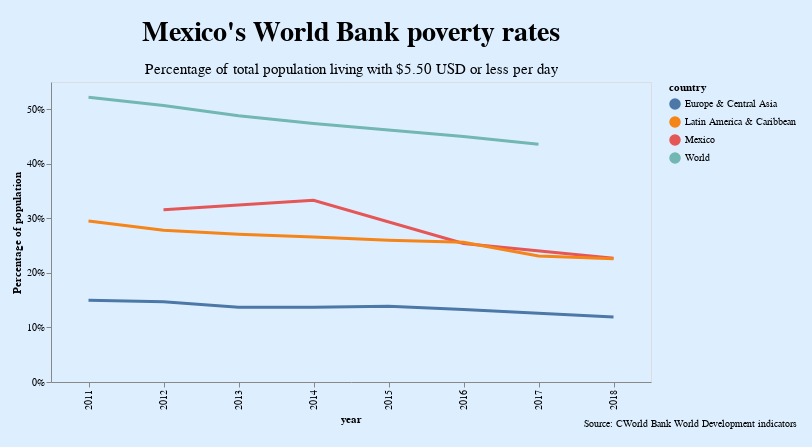

Write a Vega-Lite specification for this figure.
### Vega specification from a JSON file in a GitHub repository (floating-point values rounded to 4 significant figures)
{"$schema": "https://vega.github.io/schema/vega/v5.json", "background": "#DDEEFF", "padding": {"left": 10, "top": 18, "right": 15, "bottom": 18}, "height": 300, "title": {"text": "Source: CWorld Bank World Development indicators", "anchor": "end", "baseline": "bottom", "color": "black", "fontSize": 10, "fontWeight": "normal", "orient": "bottom"}, "data": [{"name": "selector014_store"}, {"name": "data-c46bf8d27371a2b7c330da314d9ba56b", "values": [{"country": "Mexico", "year": 2012, "percentage": 0.316, "pov": "Poverty headcount ratio at $5.50 a day"}, {"country": "Mexico", "year": 2014, "percentage": 0.333, "pov": "Poverty headcount ratio at $5.50 a day"}, {"country": "Mexico", "year": 2016, "percentage": 0.254, "pov": "Poverty headcount ratio at $5.50 a day"}, {"country": "Mexico", "year": 2018, "percentage": 0.227, "pov": "Poverty headcount ratio at $5.50 a day"}, {"country": "World", "year": 2011, "percentage": 0.522, "pov": "Poverty headcount ratio at $5.50 a day"}, {"country": "World", "year": 2012, "percentage": 0.507, "pov": "Poverty headcount ratio at $5.50 a day"}, {"country": "World", "year": 2013, "percentage": 0.488, "pov": "Poverty headcount ratio at $5.50 a day"}, {"country": "World", "year": 2014, "percentage": 0.474, "pov": "Poverty headcount ratio at $5.50 a day"}, {"country": "World", "year": 2015, "percentage": 0.462, "pov": "Poverty headcount ratio at $5.50 a day"}, {"country": "World", "year": 2016, "percentage": 0.45, "pov": "Poverty headcount ratio at $5.50 a day"}, {"country": "World", "year": 2017, "percentage": 0.436, "pov": "Poverty headcount ratio at $5.50 a day"}, {"country": "Latin America & Caribbean", "year": 2011, "percentage": 0.295, "pov": "Poverty headcount ratio at $5.50 a day"}, {"country": "Latin America & Caribbean", "year": 2012, "percentage": 0.278, "pov": "Poverty headcount ratio at $5.50 a day"}, {"country": "Latin America & Caribbean", "year": 2013, "percentage": 0.271, "pov": "Poverty headcount ratio at $5.50 a day"}, {"country": "Latin America & Caribbean", "year": 2014, "percentage": 0.266, "pov": "Poverty headcount ratio at $5.50 a day"}, {"country": "Latin America & Caribbean", "year": 2015, "percentage": 0.26, "pov": "Poverty headcount ratio at $5.50 a day"}, {"country": "Latin America & Caribbean", "year": 2016, "percentage": 0.256, "pov": "Poverty headcount ratio at $5.50 a day"}, {"country": "Latin America & Caribbean", "year": 2017, "percentage": 0.231, "pov": "Poverty headcount ratio at $5.50 a day"}, {"country": "Latin America & Caribbean", "year": 2018, "percentage": 0.226, "pov": "Poverty headcount ratio at $5.50 a day"}, {"country": "Europe & Central Asia", "year": 2011, "percentage": 0.15, "pov": "Poverty headcount ratio at $5.50 a day"}, {"country": "Europe & Central Asia", "year": 2012, "percentage": 0.147, "pov": "Poverty headcount ratio at $5.50 a day"}, {"country": "Europe & Central Asia", "year": 2013, "percentage": 0.137, "pov": "Poverty headcount ratio at $5.50 a day"}, {"country": "Europe & Central Asia", "year": 2014, "percentage": 0.137, "pov": "Poverty headcount ratio at $5.50 a day"}, {"country": "Europe & Central Asia", "year": 2015, "percentage": 0.139, "pov": "Poverty headcount ratio at $5.50 a day"}, {"country": "Europe & Central Asia", "year": 2016, "percentage": 0.133, "pov": "Poverty headcount ratio at $5.50 a day"}, {"country": "Europe & Central Asia", "year": 2017, "percentage": 0.126, "pov": "Poverty headcount ratio at $5.50 a day"}, {"country": "Europe & Central Asia", "year": 2018, "percentage": 0.119, "pov": "Poverty headcount ratio at $5.50 a day"}]}, {"name": "data_0", "source": "data-c46bf8d27371a2b7c330da314d9ba56b", "transform": [{"type": "filter", "expr": "isValid(datum[\"percentage\"]) && isFinite(+datum[\"percentage\"])"}]}], "signals": [{"name": "childWidth", "value": 600}, {"name": "unit", "value": {}, "on": [{"events": "mousemove", "update": "isTuple(group()) ? group() : unit"}]}, {"name": "selector014", "update": "vlSelectionResolve(\"selector014_store\", \"union\", true, true)"}], "layout": {"padding": 20, "bounds": "full", "align": "each"}, "marks": [{"type": "group", "name": "concat_0_group", "title": {"text": "Mexico's World Bank poverty rates", "fontSize": 28, "subtitle": "Percentage of total population living with $5.50 USD or less per day", "subtitleFontSize": 15, "subtitlePadding": 15, "frame": "group"}, "style": "cell", "encode": {"update": {"width": {"signal": "childWidth"}, "height": {"signal": "height"}}}, "signals": [{"name": "selector014_tuple", "on": [{"events": [{"source": "scope", "type": "mouseover", "markname": "concat_0_layer_0_layer_0_voronoi"}], "update": "datum && item().mark.marktype !== 'group' ? {unit: \"concat_0_layer_0_layer_0\", fields: selector014_tuple_fields, values: [(item().isVoronoi ? datum.datum : datum)[\"country\"]]} : null", "force": true}, {"events": [{"source": "view", "type": "dblclick"}], "update": "null"}]}, {"name": "selector014_tuple_fields", "value": [{"type": "E", "field": "country"}]}, {"name": "selector014_modify", "on": [{"events": {"signal": "selector014_tuple"}, "update": "modify(\"selector014_store\", selector014_tuple, true)"}]}], "marks": [{"name": "concat_0_layer_0_layer_0_marks", "type": "symbol", "style": ["circle"], "interactive": true, "from": {"data": "data_0"}, "encode": {"update": {"opacity": {"value": 0}, "fill": {"scale": "concat_0_layer_0_color", "field": "country"}, "ariaRoleDescription": {"value": "circle"}, "description": {"signal": "\"country: \" + (isValid(datum[\"country\"]) ? datum[\"country\"] : \"\"+datum[\"country\"]) + \"; year: \" + (isValid(datum[\"year\"]) ? datum[\"year\"] : \"\"+datum[\"year\"]) + \"; Percentage of population: \" + (format(datum[\"percentage\"], \".0%\"))"}, "x": {"scale": "concat_0_x", "field": "year"}, "y": {"scale": "concat_0_y", "field": "percentage"}, "shape": {"value": "circle"}}}}, {"name": "concat_0_layer_0_layer_0_voronoi", "type": "path", "interactive": true, "from": {"data": "concat_0_layer_0_layer_0_marks"}, "encode": {"update": {"fill": {"value": "transparent"}, "strokeWidth": {"value": 0.35}, "stroke": {"value": "transparent"}, "isVoronoi": {"value": true}}}, "transform": [{"type": "voronoi", "x": {"expr": "datum.datum.x || 0"}, "y": {"expr": "datum.datum.y || 0"}, "size": [{"signal": "childWidth"}, {"signal": "height"}]}]}, {"name": "concat_0_layer_0_layer_1_pathgroup", "type": "group", "from": {"facet": {"name": "faceted_path_concat_0_layer_0_layer_1_main", "data": "data-c46bf8d27371a2b7c330da314d9ba56b", "groupby": ["country"]}}, "encode": {"update": {"width": {"field": {"group": "width"}}, "height": {"field": {"group": "height"}}}}, "marks": [{"name": "concat_0_layer_0_layer_1_marks", "type": "line", "style": ["line"], "sort": {"field": "datum[\"year\"]"}, "interactive": false, "from": {"data": "faceted_path_concat_0_layer_0_layer_1_main"}, "encode": {"update": {"stroke": {"scale": "concat_0_layer_0_color", "field": "country"}, "description": {"signal": "\"country: \" + (isValid(datum[\"country\"]) ? datum[\"country\"] : \"\"+datum[\"country\"]) + \"; year: \" + (isValid(datum[\"year\"]) ? datum[\"year\"] : \"\"+datum[\"year\"]) + \"; Percentage of population: \" + (format(datum[\"percentage\"], \".0%\"))"}, "x": {"scale": "concat_0_x", "field": "year"}, "y": {"scale": "concat_0_y", "field": "percentage"}, "strokeWidth": [{"test": "!(!length(data(\"selector014_store\")) || vlSelectionTest(\"selector014_store\", datum))", "value": 1}, {"value": 3}], "defined": {"signal": "isValid(datum[\"percentage\"]) && isFinite(+datum[\"percentage\"])"}}}}]}], "axes": [{"scale": "concat_0_x", "orient": "bottom", "grid": false, "title": "year", "labelAlign": "right", "labelAngle": 270, "labelBaseline": "middle", "zindex": 0}, {"scale": "concat_0_y", "orient": "left", "grid": false, "title": "Percentage of population", "format": ".0%", "tickCount": 4, "labelOverlap": true, "zindex": 0}], "legends": [{"fill": "concat_0_layer_0_color", "symbolType": "circle", "title": "country", "stroke": "concat_0_layer_0_color"}]}], "scales": [{"name": "concat_0_x", "type": "point", "domain": {"fields": [{"data": "data_0", "field": "year"}, {"data": "data-c46bf8d27371a2b7c330da314d9ba56b", "field": "year"}], "sort": true}, "range": [0, {"signal": "childWidth"}], "padding": 0.5}, {"name": "concat_0_y", "type": "linear", "domain": {"fields": [{"data": "data_0", "field": "percentage"}, {"data": "data-c46bf8d27371a2b7c330da314d9ba56b", "field": "percentage"}]}, "range": [{"signal": "height"}, 0], "nice": true, "zero": true}, {"name": "concat_0_layer_0_color", "type": "ordinal", "domain": {"fields": [{"data": "data_0", "field": "country"}, {"data": "data-c46bf8d27371a2b7c330da314d9ba56b", "field": "country"}], "sort": true}, "range": "category"}], "config": {"axis": {"grid": false}}}
